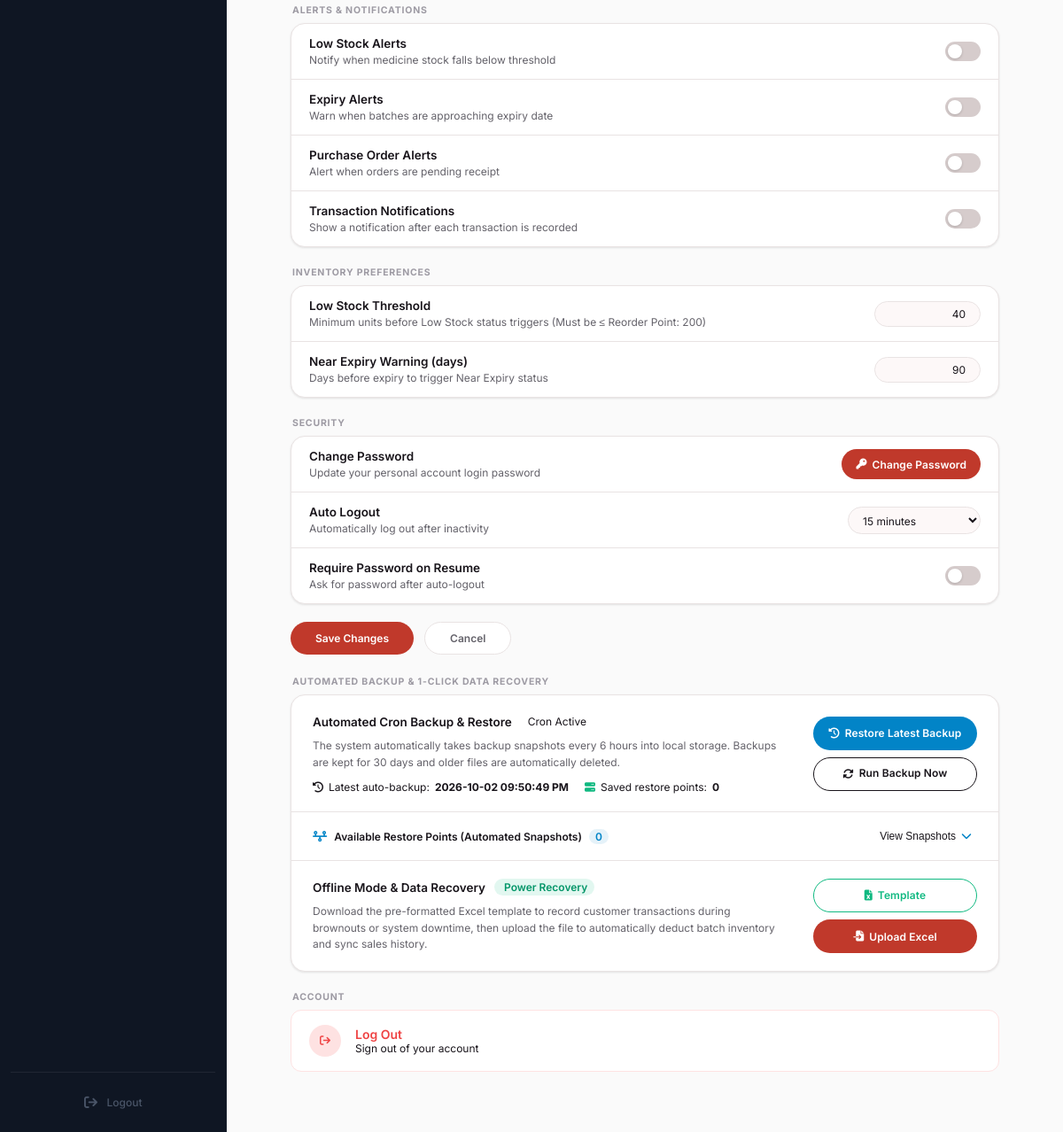
The app's page /settings (signed in, lower part), older data.
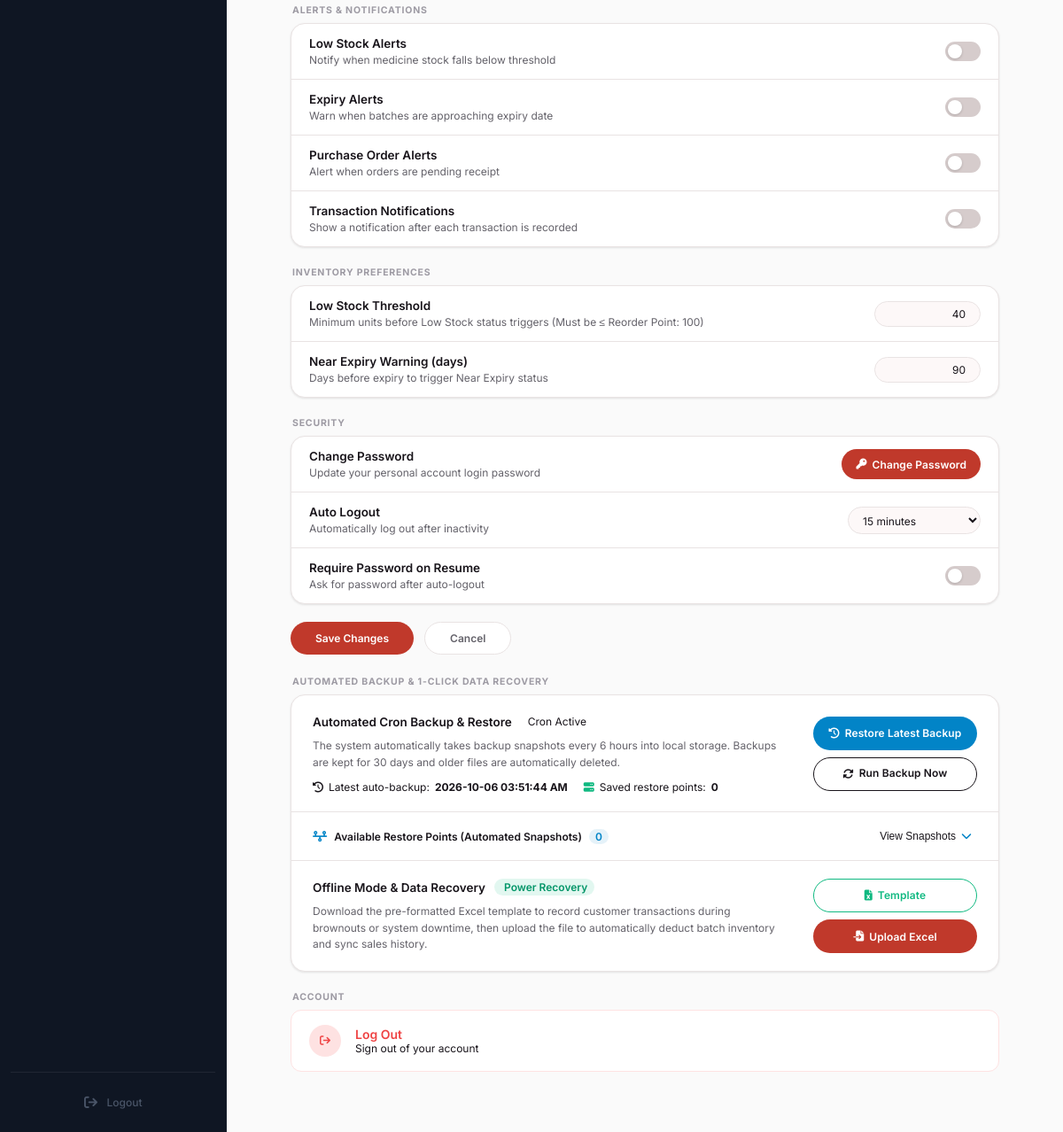
The same page, newer data.
### tables this page shows
CREATE TABLE settings (
            key TEXT PRIMARY KEY,
            value TEXT NOT NULL
        );

### app.py (the view, shortened to what this page needs)
@app.route('/settings', methods=['GET', 'POST'])
def settings():
    if not has_permission('settings_view'):
        flash('Access denied. You do not have permission to access Settings.', 'warning')
        return redirect(url_for('dashboard'))
    conn = get_db_connection()
    settings_raw = conn.execute('SELECT * FROM settings').fetchall()
    min_rop_row = conn.execute("SELECT MIN(reorder_point) FROM inventory WHERE archived_at IS NULL AND deleted_at IS NULL").fetchone()
    current_reorder_point = min_rop_row[0] if (min_rop_row and min_rop_row[0] is not None) else 100
    conn.close()
    settings_dict = {r['key']: r['value'] for r in settings_raw}
    cleanup_expired_backups(30)
    backup_dir = os.path.join(os.path.dirname(os.path.abspath(__file__)), 'backups')
    auto_backups_count = 0
    recent_snapshots = []
    last_auto_backup_time = settings_dict.get('last_auto_backup_time', 'Scheduled (Runs every 6 hours via Cron)')
    last_auto_backup_file = settings_dict.get('last_auto_backup_file', '')
    return render_template('settings.html', settings=settings_dict, active_page='settings',
                           current_reorder_point=current_reorder_point,
                           auto_backups_count=auto_backups_count,
                           last_auto_backup_time=last_auto_backup_time,
                           last_auto_backup_file=last_auto_backup_file,
                           recent_snapshots=recent_snapshots)

### app.py (called while the page is built, shortened)
def has_permission(perm_key):
    role = session.get('role', '')
    if role in ['Superadmin', 'Owner / Pharmacist'] or 'Super' in role or 'Owner' in role:
        return True

def is_superadmin():
    role = session.get('role', '')
    return role in ['Superadmin', 'Owner / Pharmacist'] or 'Super' in role or 'Owner' in role

def get_local_ip():
    try:
        s = socket.socket(socket.AF_INET, socket.SOCK_DGRAM)
        s.connect(('8.8.8.8', 80))
        ip = s.getsockname()[0]
        s.close()
        return ip
    except Exception:
        return '127.0.0.1'

@app.context_processor
def inject_system_info():
    return {'local_ip': get_local_ip(), 'is_superadmin': is_superadmin()}

@app.before_request
def require_login():
    allowed_routes = ['login', 'static', 'forgot_password', 'send_otp', 'verify_otp']
    if request.endpoint not in allowed_routes and 'user_id' not in session:
        return redirect(url_for('login'))

### database.py (called while the page is built)
def get_db_connection():
    conn = sqlite3.connect(get_db_path())
    conn.row_factory = sqlite3.Row
    return conn

### templates/settings.html (shortened to what the changed rows need)
{% extends 'base.html' %}
{% block content %}
<div style="max-width: 800px; margin: 0 auto; padding-bottom: 40px;">
    <form id="system-settings-form" action="{{ url_for('settings') }}" method="POST">
    {% if session.get('role') != 'Staff' %}
    <div class="settings-section-title">Inventory Preferences</div>
    <div class="settings-group-card">
        <div class="settings-row">
            <div class="settings-info">
                <div class="settings-title">Low Stock Threshold</div>
                <div class="settings-subtitle">Minimum units before Low Stock status triggers (Must be &le; Reorder Point: {{ current_reorder_point }})</div>
            </div>
            <div style="display: flex; flex-direction: column; align-items: flex-end; gap: 4px;">
                <input type="number" class="form-control" id="settings-low-stock-threshold" name="low_stock_threshold" value="{{ settings.low_stock_threshold }}" min="1" max="{{ current_reorder_point }}" style="width: 120px; text-align: right; border-radius: 20px; padding: 6px 16px;" oninput="validateLowStockThreshold(this, {{ current_reorder_point }})" required>
            </div>
        </div>
        <div class="settings-row">
            <div class="settings-info">
                <div class="settings-title">Near Expiry Warning (days)</div>
                <div class="settings-subtitle">Days before expiry to trigger Near Expiry status</div>
            </div>
            <input type="number" class="form-control" name="near_expiry_warning" value="{{ settings.near_expiry_warning }}" min="1" max="365" style="width: 120px; text-align: right; border-radius: 20px; padding: 6px 16px;" required>
        </div>
    </div>
    {% endif %}
    </form>
    {% if session.get('role') != 'Staff' %}
    <div class="settings-section-title">Automated Backup & 1-Click Data Recovery</div>
    <div class="settings-group-card" style="padding: 0;">
        <div class="settings-row" style="padding: 20px 24px; border-bottom: 1px solid var(--border); gap: 32px; align-items: center;">
            <div class="settings-info" style="flex: 1; min-width: 0;">
                <div style="display: flex; align-items: center; gap: 10px; flex-wrap: wrap;">
                    <div class="settings-title" style="margin-bottom: 0;">Automated Cron Backup & Restore</div>
                    <span class="status-pill status-pill-online" style="font-size: 10.5px; padding: 2px 8px;">
                         Cron Active
                    </span>
                </div>
                <div class="settings-subtitle" style="margin-top: 6px; line-height: 1.55; max-width: 660px;">
                    The system automatically takes backup snapshots every 6 hours into local storage. Backups are kept for 30 days and older files are automatically deleted.
                </div>
                <div style="font-size: 11.5px; color: var(--text-gray); margin-top: 8px; display: flex; align-items: center; flex-wrap: wrap; gap: 18px;">
                    <span style="display: inline-flex; align-items: center; gap: 6px;"><i class="fa-solid fa-clock-rotate-left" style="color: var(--primary);"></i> Latest auto-backup: <strong id="last-auto-backup-label">{{ last_auto_backup_time }}</strong></span>
                    <span style="display: inline-flex; align-items: center; gap: 6px;"><i class="fa-solid fa-server" style="color: #10b981;"></i> Saved restore points: <strong id="auto-backup-count-label">{{ auto_backups_count }}</strong></span>
                </div>
            </div>
            <div style="display: flex; flex-direction: column; gap: 8px; align-items: flex-end; flex-shrink: 0; width: 185px;">
                <button type="button" onclick="confirmRestoreSnapshot('latest', 'Latest Automated Snapshot')" class="btn-primary" style="background: #0284c7; border-color: #0284c7; width: 185px; height: 38px; padding: 0 16px; font-size: 12.5px; border-radius: 20px; display: inline-flex; align-items: center; justify-content: center; gap: 6px; white-space: nowrap; box-sizing: border-box;">
                    <i class="fa-solid fa-clock-rotate-left"></i> Restore Latest Backup
                </button>
                <button type="button" onclick="triggerAutoBackup(this)" class="btn-action-outline" style="width: 185px; height: 38px; padding: 0 16px; font-size: 12.5px; border-radius: 20px; color: var(--primary); border-color: var(--primary); display: inline-flex; align-items: center; justify-content: center; gap: 6px; white-space: nowrap; box-sizing: border-box;">
                    <i class="fa-solid fa-rotate"></i> Run Backup Now
                </button>
            </div>
        </div>
        <div style="padding: 14px 24px; border-bottom: 1px solid var(--border);">
            <div onclick="toggleSnapshotsList()" style="display: flex; justify-content: space-between; align-items: center; cursor: pointer; user-select: none; padding: 2px 0;">
                <div style="font-size: 13px; font-weight: 600; color: var(--text-dark); display: flex; align-items: center; gap: 8px;">
                    <i class="fa-solid fa-timeline" style="color: #0284c7;"></i>
                    <span>Available Restore Points (Automated Snapshots)</span>
                    <span style="font-size: 11px; font-weight: 600; padding: 1px 7px; border-radius: 10px; background: rgba(2, 132, 199, 0.10); color: #0284c7;">{{ recent_snapshots|length }}</span>
                </div>
                <button type="button" style="background: none; border: none; cursor: pointer; color: var(--text-gray); padding: 4px 6px; display: inline-flex; align-items: center; gap: 6px; font-size: 12px;">
                    <span id="snapshots-toggle-text" style="font-size: 11.5px; font-weight: 500;">View Snapshots</span>
                    <i id="snapshots-toggle-icon" class="fa-solid fa-chevron-down" style="font-size: 12px; transition: transform 0.25s ease; color: #0284c7;"></i>
                </button>
            </div>
        </div>
        <div class="settings-row" style="padding: 20px 24px; border-bottom: none; gap: 32px; align-items: center;">
            <div class="settings-info" style="flex: 1; min-width: 0;">
                <div style="display: flex; align-items: center; gap: 10px; flex-wrap: wrap;">
                    <div class="settings-title" style="margin-bottom: 0;">Offline Mode & Data Recovery</div>
                    <span style="font-size: 10.5px; font-weight: 600; padding: 2px 8px; border-radius: 12px; background: rgba(16, 185, 129, 0.12); color: #059669;">
                         Power Recovery
                    </span>
                </div>
                <div class="settings-subtitle" style="margin-top: 6px; line-height: 1.55; max-width: 660px;">
                    Download the pre-formatted Excel template to record customer transactions during brownouts or system downtime, then upload the file to automatically deduct batch inventory and sync sales history.
                </div>
            </div>
            <div style="display: flex; flex-direction: column; gap: 8px; align-items: flex-end; flex-shrink: 0; width: 185px;">
                <a href="{{ url_for('download_offline_template') }}" class="btn-action-outline" style="width: 185px; height: 38px; padding: 0 16px; font-size: 12.5px; border-radius: 20px; color: #10b981; border-color: #10b981; text-decoration: none; display: inline-flex; align-items: center; justify-content: center; gap: 6px; white-space: nowrap; box-sizing: border-box;">
                    <i class="fa-solid fa-file-excel"></i> Template
                </a>
                <button type="button" class="btn-primary" style="width: 185px; height: 38px; padding: 0 16px; font-size: 12.5px; border-radius: 20px; display: inline-flex; align-items: center; justify-content: center; gap: 6px; white-space: nowrap; box-sizing: border-box;" onclick="openOfflineSyncModal()">
                    <i class="fa-solid fa-file-import"></i> Upload Excel
                </button>
            </div>
        </div>
    </div>
    {% endif %}
</div>
{% endblock %}

Row changes from the older to the newer data that the page shows:
changed settings (number 4 of 4 on the later page): value "2026-10-02 09:50:49 PM" → "2026-10-06 03:51:44 AM"
Text that changed along with them:
{{ current_reorder_point }}: "200" → "100"
